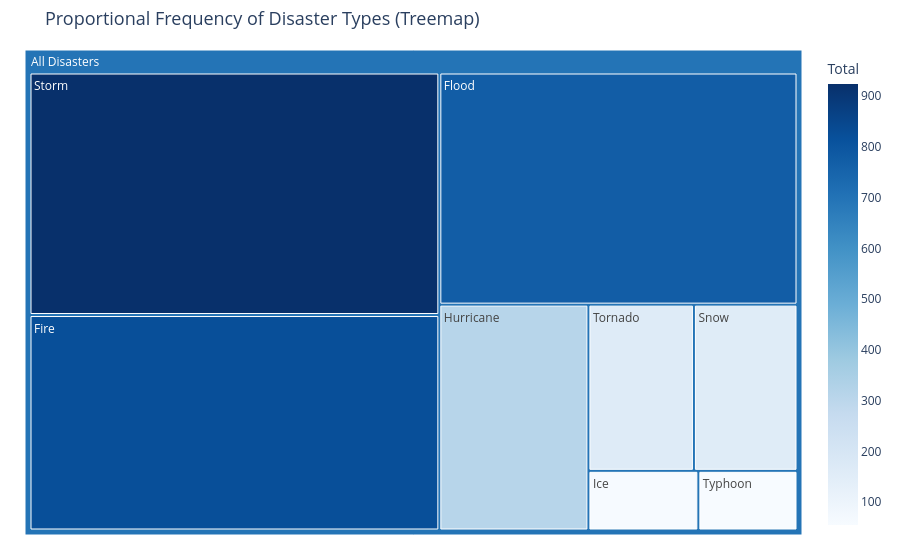

Notebook code cell kept with this figure:
### Markdown cell above
# MILESTONE 4: Incident Type Analysis & Final Synthesis

### Code cell
# SECTION 12: INCIDENT TYPE TREEMAP

# Count total unique declarations per disaster type
type_overall = df.groupby('Disaster Type')['Declaration Number'].nunique().reset_index()
type_overall.columns = ['Disaster Type', 'Total']
# Keep only types with at least 50 declarations to avoid clutter
type_overall = type_overall[type_overall['Total'] > 50]

fig = px.treemap(
    type_overall,
    path=[px.Constant("All Disasters"), 'Disaster Type'],
    values='Total',
    color='Total',
    color_continuous_scale='Blues',
    title='Proportional Frequency of Disaster Types (Treemap)'
)

fig.update_layout(margin=dict(t=50, l=25, r=25, b=25), title_font_size=18)
fig.write_html('../plots/13_disaster_treemap.html')
fig.show()

print("💡 INSIGHT: The treemap instantly highlights that Severe Storms, Hurricanes, and Floods makeup the vast majority of federally declared disasters.")

### Figure 1 — Plotly figure (JSON) as saved in the notebook; plotly's stock layout.template omitted (floating-point values rounded to 4 significant figures)
{"data": [{"branchvalues": "total", "customdata": [[821.0], [773.0], [313.0], [61.0], [160.0], [924.0], [163.0], [55.0], [697.9]], "domain": {"x": [0, 1], "y": [0, 1]}, "hovertemplate": "labels=%{label}<br>Total_sum=%{value}<br>parent=%{parent}<br>id=%{id}<br>Total=%{color}<extra></extra>", "ids": ["All Disasters/Fire", "All Disasters/Flood", "All Disasters/Hurricane", "All Disasters/Ice", "All Disasters/Snow", "All Disasters/Storm", "All Disasters/Tornado", "All Disasters/Typhoon", "All Disasters"], "labels": ["Fire", "Flood", "Hurricane", "Ice", "Snow", "Storm", "Tornado", "Typhoon", "All Disasters"], "marker": {"coloraxis": "coloraxis", "colors": [821.0, 773.0, 313.0, 61.0, 160.0, 924.0, 163.0, 55.0, 697.9]}, "name": "", "parents": ["All Disasters", "All Disasters", "All Disasters", "All Disasters", "All Disasters", "All Disasters", "All Disasters", "All Disasters", ""], "type": "treemap", "values": [821.0, 773.0, 313.0, 61.0, 160.0, 924.0, 163.0, 55.0, 3270.0]}], "layout": {"coloraxis": {"colorbar": {"title": {"text": "Total"}}, "colorscale": [[0, "rgb(247,251,255)"], [0.125, "rgb(222,235,247)"], [0.25, "rgb(198,219,239)"], [0.375, "rgb(158,202,225)"], [0.5, "rgb(107,174,214)"], [0.625, "rgb(66,146,198)"], [0.75, "rgb(33,113,181)"], [0.875, "rgb(8,81,156)"], [1, "rgb(8,48,107)"]]}, "legend": {"tracegroupgap": 0}, "margin": {"b": 25, "l": 25, "r": 25, "t": 50}, "title": {"font": {"size": 18}, "text": "Proportional Frequency of Disaster Types (Treemap)"}}}
